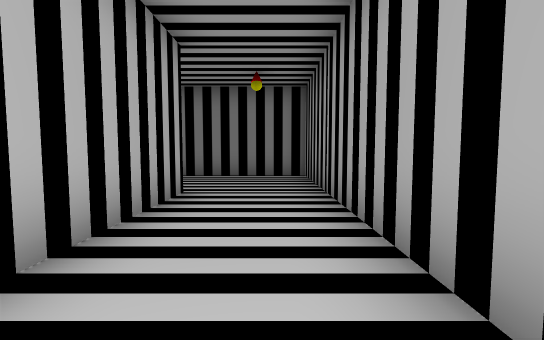
view 1 (above)

16 first-person views from a walk through a scene from a Unity 3-D project. The camera is 1.5 m above the floor, tilts 4° down and sees 85° across. The floor is counted in squares, 2 m on a side. Each view is taken from the middle of a square. On the plan, view 1 faces up. The plan holds only what a view shows up to about 10 squares ahead; the rest is blank.

view 2
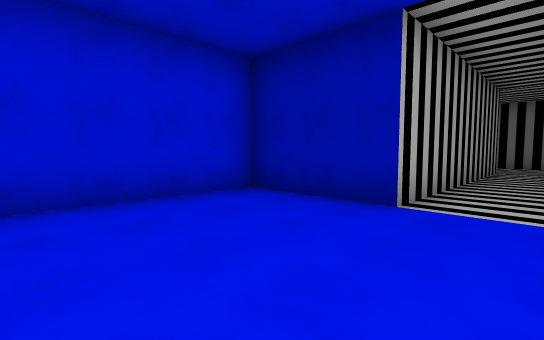

view 3
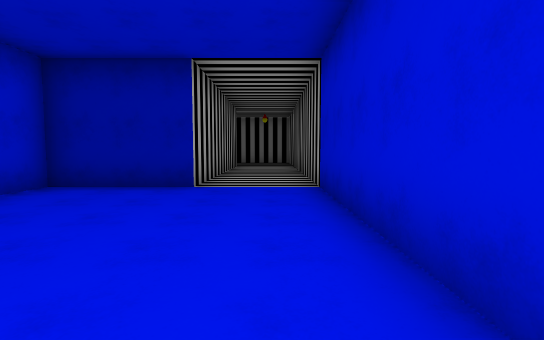

view 4
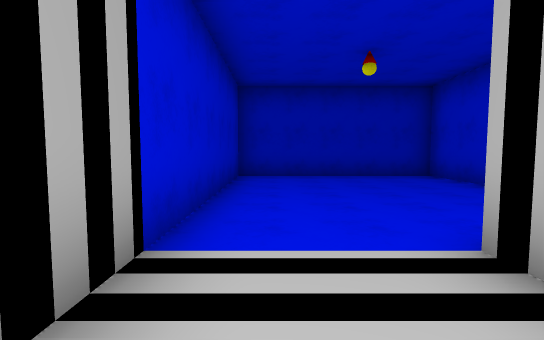

view 5
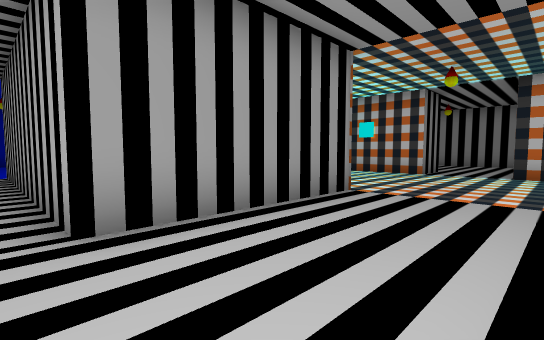

view 6
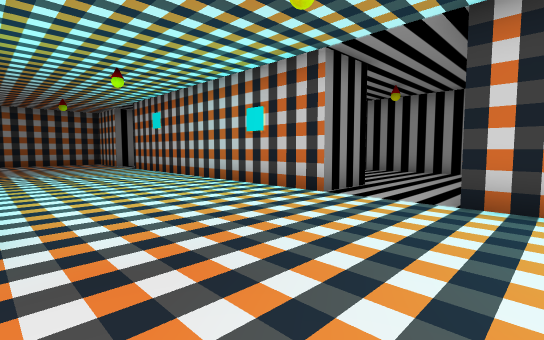

view 7
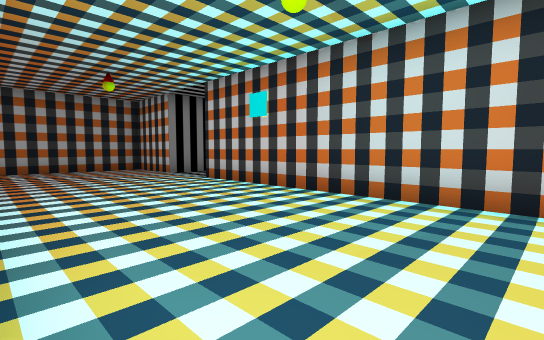

view 8
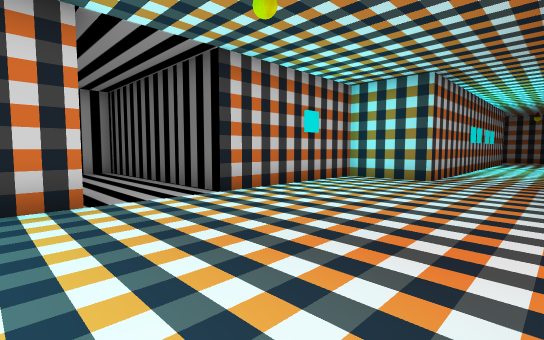

view 9
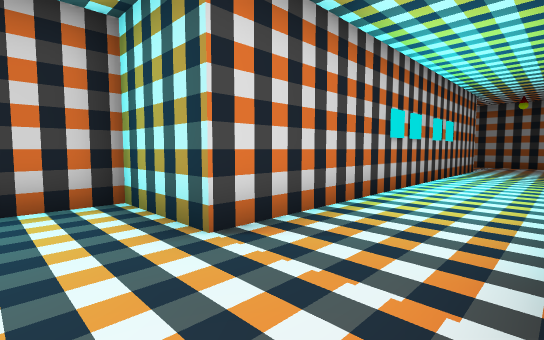

view 10
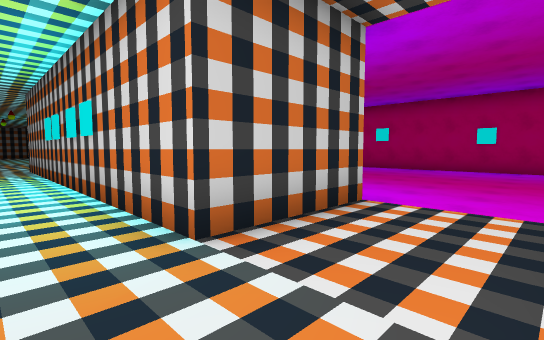

view 11
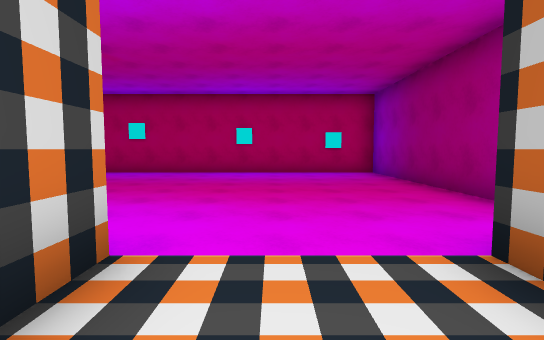

view 12
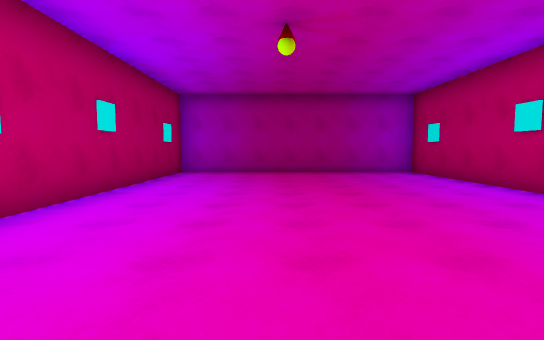

view 13
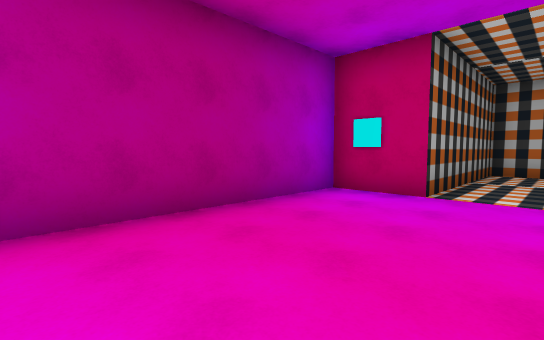

view 14
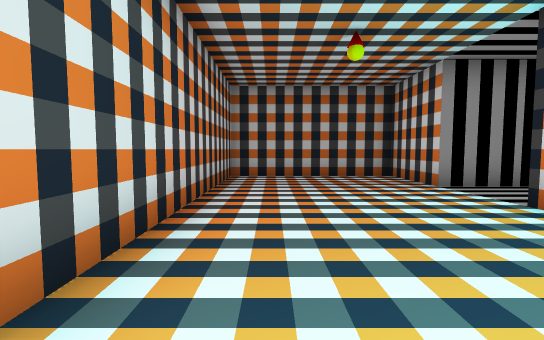

view 15
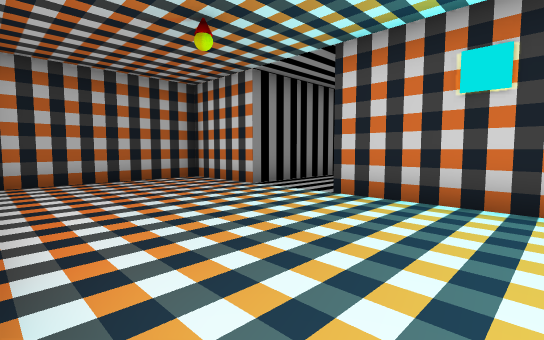

view 16
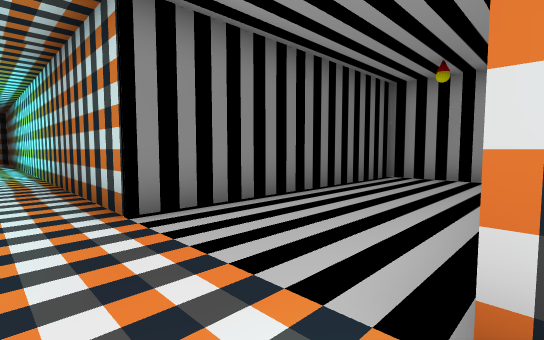

### Floor plan
Points are (right, up) in squares from view 1. A wall is a line through its corners. A room is listed if a view was taken in it or the views show most of it. See-through windows are left out.
Room 1 (views 1, 2, 3, 4)
walls: (-1.5, 5.2) (-1.5, -2.1) (-4.4, -2.1) (-4.4, -8.3) (1, -8.3) (1, 5.4)
ways out: opening at (-0.5, 6) to room 2
Room 2 (views 5, 6, 7, 8, 9, 10, 11, 12, 13, 14, 15, 16)
walls: (-11.9, 5) (-10.4, 5) (-10.4, -3.9); (-5.9, 5.2) (-1.5, 5.2); (-11.1, 21.9) (-8.2, 21.9) (-8.2, 11.5) (-10.4, 11.5) (-10.4, 7.1) (-11.4, 7.1); (1, 5.4) (1, 8.4) (-5.9, 8.4) (-5.9, 10); (-5.9, 23.9) (-5.9, 24.6) (-11.1, 24.6) (-11.1, 26.2) (-18.6, 26.2) (-18.6, 14.4) (-11.1, 14.4) (-11.1, 20.9); (-11.4, -5.9) (-10.4, -5.9) (-10.4, -8.3) (-5.9, -8.3) (-5.9, -1.1)
ways out: opening at (-0.5, 6) to room 1; opening at (-11, -4.5); opening at (-11, 5.5)

Positions as (right, up) in squares from view 1, and headings:
1: (0, 0), facing up
2: (0, -6), facing up-left
3: (0, -8), facing up
4: (0, 0), facing down
5: (-1, 8), facing down-left
6: (-6, 8), facing down-left
7: (-6, 3), facing down-left
8: (-6, 4), facing up-left
9: (-6, 10), facing up-left
10: (-7, 24), facing down-left
11: (-9, 23), facing left
12: (-14, 24), facing down
13: (-16, 23), facing up-right
14: (-7, 0), facing down
15: (-6, -1), facing down-left
16: (-7, 5), facing up-right
